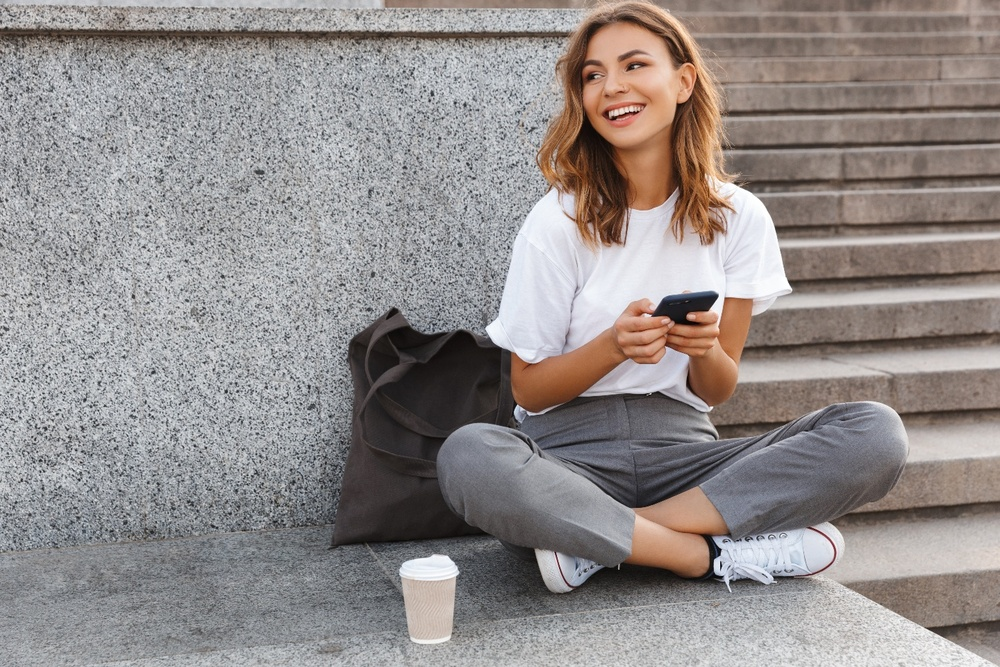
#> input picture Chapter01/girl_laughing.jpg, 1000 x 667 px, shrunk from 1440 x 960 before the run
$ python 01_grayscale_conversion.py
#> lines starting #> are read from the running program, lines starting #| are printed output that depends on the picture
import cv2                      # OpenCV 라이브러리 불러오기 (이미지 처리용)
import matplotlib.pyplot as plt # matplotlib 라이브러리 불러오기 (이미지 시각화용)

# 이미지 불러오기
img = cv2.imread('girl_laughing.jpg')  # 현재 폴더에 있는 girl_laughing.jpg 파일을 읽어와서 img 변수에 저장
#> img is the input picture: shape (667, 1000, 3); mean B, G, R 139.3, 140.6, 146.9

# 컬러 이미지 확인 (BGR 형식)
if img is not None:                    # 이미지가 정상적으로 불러와졌는지 확인
    print("이미지 불러오기 성공")      # 이미지 로드 성공 메시지 출력
    print(f"이미지 크기: {img.shape}") # 이미지의 크기 출력 (높이, 너비, 채널 수)
#| 이미지 크기: (667, 1000, 3)

    # 그레이스케일로 변환
    gray = cv2.cvtColor(img, cv2.COLOR_BGR2GRAY)  # 컬러 이미지를 흑백(그레이스케일) 이미지로 변환
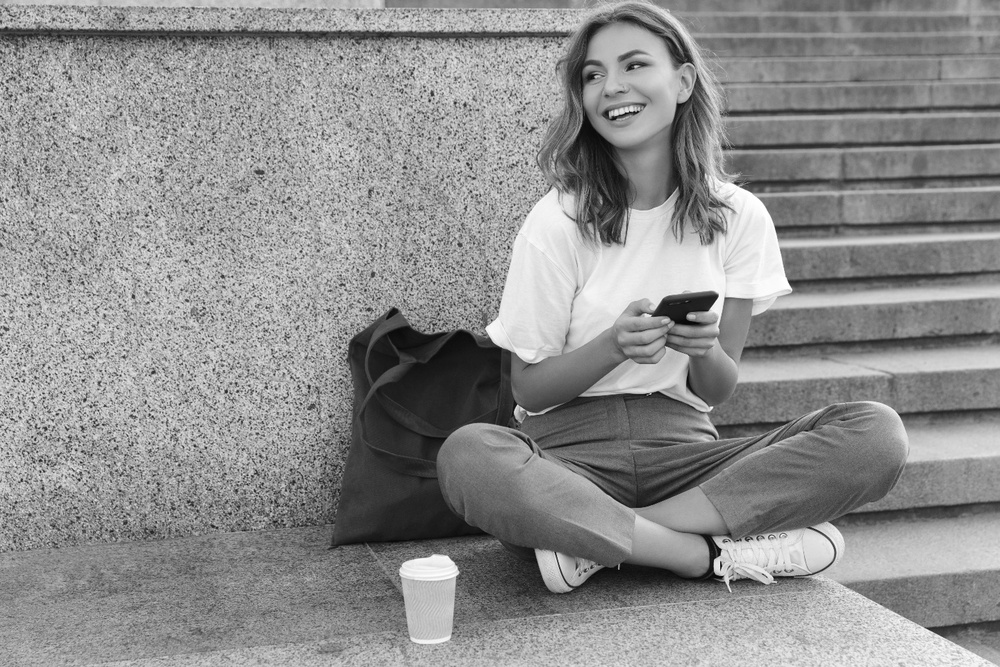
#> gray: shape (667, 1000); min 4, max 255, mean 142.3
    print(f"그레이스케일 이미지 크기: {gray.shape}") # 변환된 그레이스케일 이미지 크기 출력
#| 그레이스케일 이미지 크기: (667, 1000)

    # 결과 이미지 저장
    cv2.imwrite('image_gray.jpg', gray)  # 변환된 그레이스케일 이미지를 image_gray.jpg 파일로 저장

    # 결과 시각화
    plt.figure(figsize=(12, 4))  # 그래프(이미지 표시 창) 크기를 가로12, 세로4로 설정

    # 원본 이미지 (BGR을 RGB로 변환해서 표시)
    plt.subplot(1, 2, 1)  # 1행 2열 중 첫 번째 위치에 이미지 표시
    plt.imshow(cv2.cvtColor(img, cv2.COLOR_BGR2RGB))  # OpenCV의 BGR 형식을 matplotlib용 RGB로 변환 후 출력
    plt.title('원본 이미지 (컬러)')  # 이미지 제목 설정
    plt.axis('off')  # 축 눈금 제거 (이미지만 보이게)

    # 그레이스케일 이미지
    plt.subplot(1, 2, 2)  # 1행 2열 중 두 번째 위치에 이미지 표시
    plt.imshow(gray, cmap='gray')  # 그레이스케일 이미지를 gray 컬러맵으로 표시
    plt.title('그레이스케일 이미지')  # 이미지 제목 설정
    plt.axis('off')  # 축 눈금 제거

    plt.tight_layout()  # 그래프 간격 자동 조정
    plt.show()  # 화면에 이미지 출력
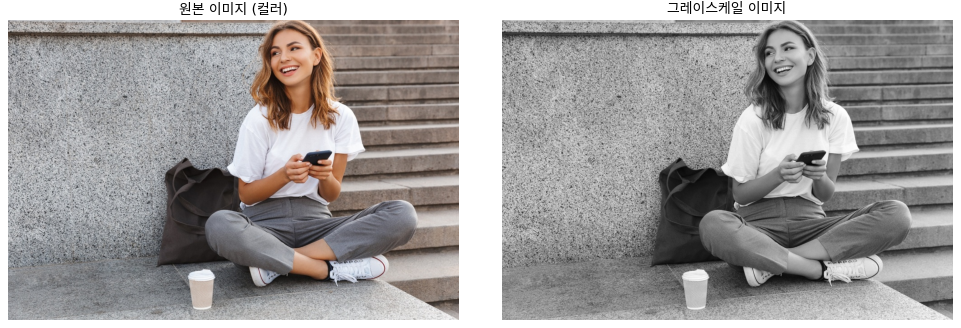
#> figure drawn by matplotlib, 2 panels

else:
    print("이미지를 불러올 수 없습니다. 파일 경로를 확인하세요.")  # 이미지 로드 실패 시 오류 메시지 출력

$ run again, with Chapter01/roi_1.jpg copied over Chapter01/girl_laughing.jpg
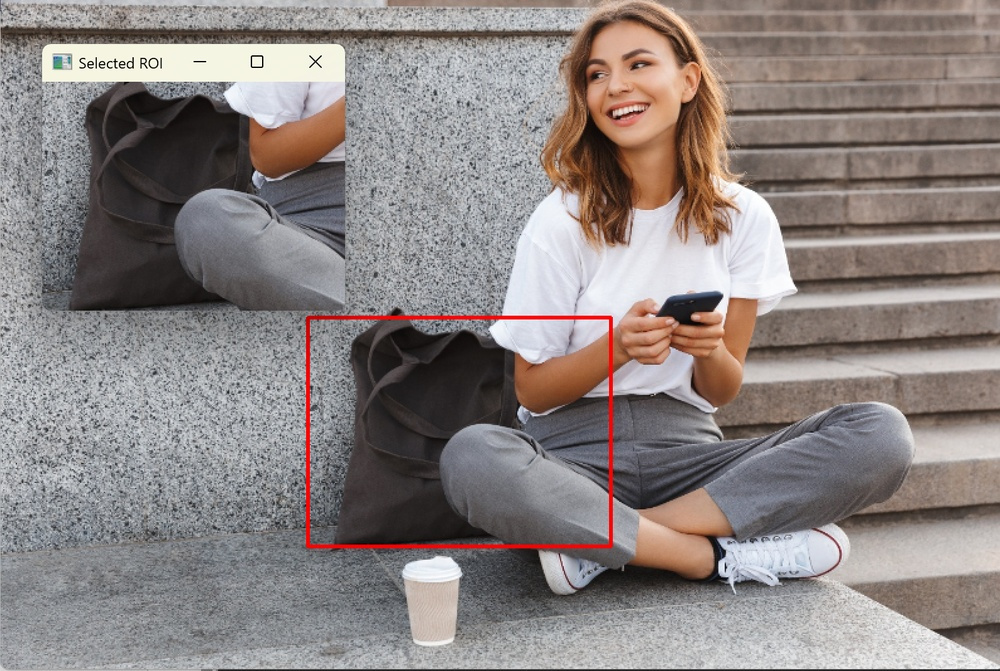
#> input picture Chapter01/roi_1.jpg, 1000 x 671 px, shrunk from 1591 x 1067 before the run
#> img is the input picture: shape (671, 1000, 3); mean B, G, R 130, 131.8, 140.1
#| 이미지 크기: (671, 1000, 3)
#> `gray = cv2.cvtColor(img, cv2.COLOR_BGR2GRAY)`:
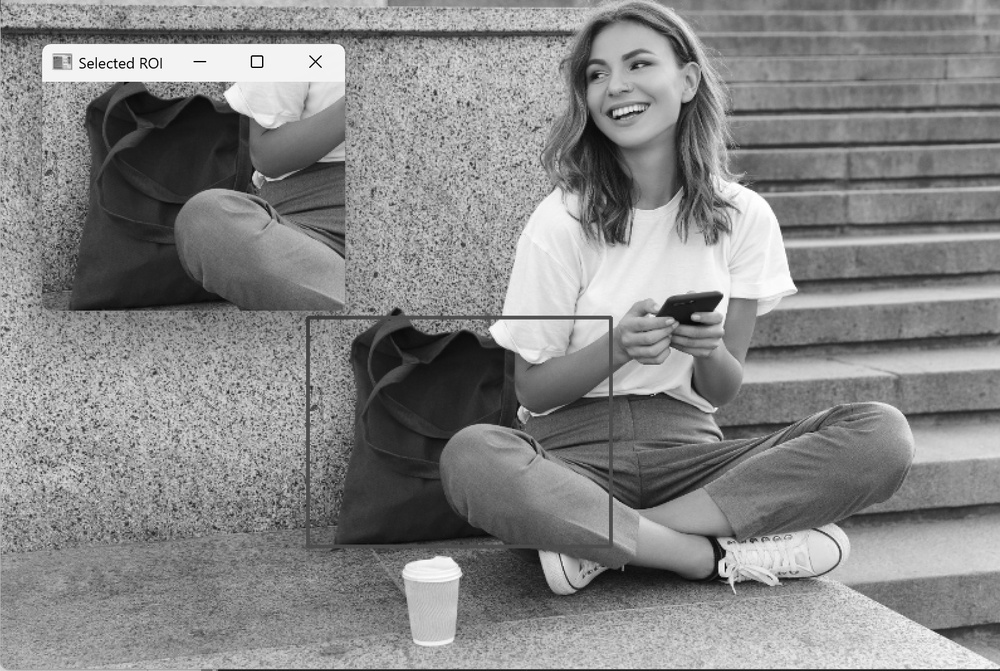
#> gray: shape (671, 1000); min 1, max 255, mean 134.1
#| 그레이스케일 이미지 크기: (671, 1000)
#> `plt.show()`:
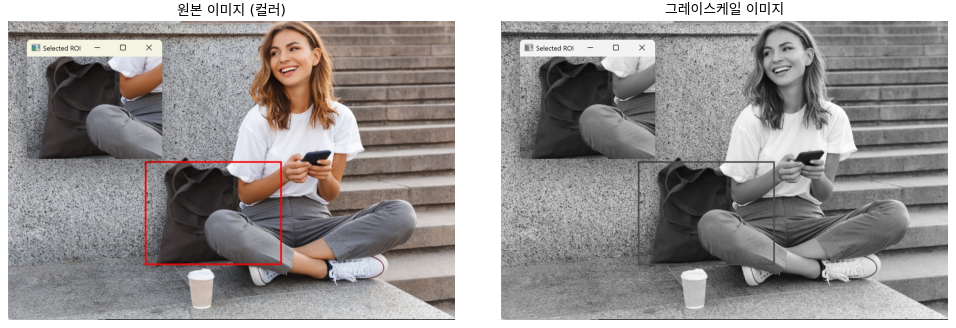
#> figure drawn by matplotlib, 2 panels
